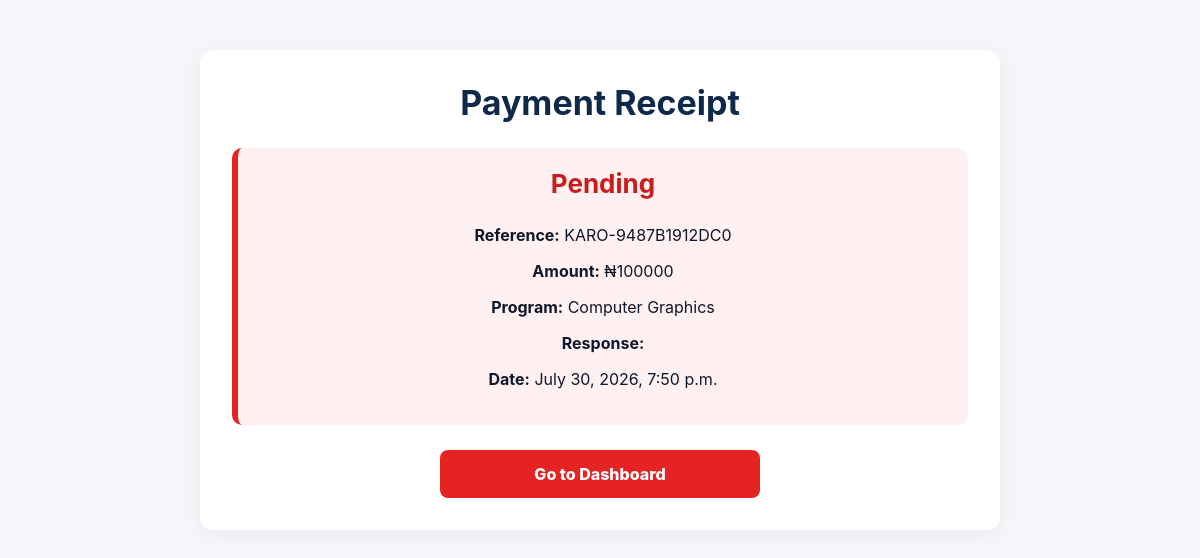
Screenshot of /payment/receipt/37/ (signed in) with the database file from the repository.
### myapp/models.py (models this page shows, shortened)
class Payment(models.Model):
    STATUS_CHOICES = [
        ("Pending", "Pending"),
        ("Success", "Success"),
        ("Failed", "Failed"),
    ]
    student = models.ForeignKey(User, on_delete=models.CASCADE)
    application = models.ForeignKey(TrainingApplication, on_delete=models.CASCADE)
    amount = models.PositiveIntegerField()
    reference = models.CharField(max_length=100, unique=True)
    status = models.CharField(
        max_length=20,
        choices=STATUS_CHOICES,
        default="Pending"
    )
    gateway_response = models.CharField(max_length=255, blank=True)
    paid_at = models.DateTimeField(blank=True, null=True)
    created_at = models.DateTimeField(auto_now_add=True)

class TrainingApplication(models.Model):
    student = models.ForeignKey(User, on_delete=models.SET_NULL, blank=True, null=True)
    CATEGORY_CHOICES = [
        ("Adult", "Adult"),
        ("Children", "Children"),
    ]
    PROGRAM_CHOICES = [
        ("ICT", "ICT"),
        ("Computer for Beginners", "Computer for Beginners"),
        ("Computer Graphics", "Computer Graphics"),
        ("Plumbing", "Plumbing"),
        ("Electrical Electronics", "Electrical Electronics"),
        ("Solar System Installation", "Solar System Installation"),
        ("Alamaco & Aluminium Works", "Alamaco & Aluminium Works"),
    ]
    DURATION_CHOICES = [
        ("3 months", "3 months"),
        ("6 months", "6 months"),
        ("1 year", "1 year"),
    ]
    STATUS_CHOICES = [
        ("Pending", "Pending"),
        ("Approved", "Approved"),
        ("Rejected", "Rejected"),
    ]
    surname = models.CharField(max_length=100)
    first_name = models.CharField(max_length=100)
    middle_name = models.CharField(max_length=100, blank=True)
    address = models.TextField()
    age = models.PositiveIntegerField()
    category = models.CharField(max_length=20, choices=CATEGORY_CHOICES)
    phone_number = models.CharField(max_length=20, blank=True)
    level_of_education = models.CharField(max_length=100)
    program = models.CharField(max_length=100, choices=PROGRAM_CHOICES)
    duration = models.CharField(max_length=20, choices=DURATION_CHOICES)
    start_date = models.DateField()
    end_date = models.DateField()
    guardian_name = models.CharField(max_length=100, blank=True)
    guardian_address = models.TextField(blank=True)
    guardian_phone_number = models.CharField(max_length=20, blank=True)
    student_passport = models.ImageField(upload_to="passports/students/")
    guardian_passport = models.ImageField(upload_to="passports/guardians/")
    status = models.CharField(max_length=20, choices=STATUS_CHOICES, default="Pending")
    application_date = models.DateTimeField(auto_now_add=True)
    admin_message = models.TextField(blank=True)
    admin_notes = models.TextField(blank=True)
    reviewed_at = models.DateTimeField(blank=True, null=True)

### myapp/views.py (the view)
# urls.py: path("payment/receipt/<int:payment_id>/", views.payment_receipt, name="payment_receipt"),
@login_required
def payment_receipt(request, payment_id):
    payment = get_object_or_404(
        Payment,
        id=payment_id,
        student=request.user
    )
    return render(request, "myapp/payment_receipt.html", {
        "payment": payment,
    })

### templates/myapp/payment_receipt.html (shortened to what this page needs)
{% load static %}
<!DOCTYPE html>
<html lang="en">
<head>
    <link rel="stylesheet" href="{% static 'css/home.css' %}?v=50">
</head>
<body class="form-page">
<main class="application-wrapper">
    <section class="application-card success-card">
        <h1>Payment Receipt</h1>
        <div class="status-box {% if payment.status == 'Success' %}approved{% else %}rejected{% endif %}">
            <h3>{{ payment.status }}</h3>
            <p><strong>Reference:</strong> {{ payment.reference }}</p>
            <p><strong>Amount:</strong> ₦{{ payment.amount }}</p>
            <p><strong>Program:</strong> {{ payment.application.program }}</p>
            <p><strong>Response:</strong> {{ payment.gateway_response }}</p>
            <p><strong>Date:</strong> {{ payment.paid_at|default:payment.created_at }}</p>
        </div>
        <div class="success-actions single-action">
            <a href="/student-dashboard/" class="submit-btn">Go to Dashboard</a>
        </div>
    </section>
</main>
</body>
</html>

### static/css/home.css (style rules this page uses)
body { margin: 0; font-family: Arial, sans-serif; background: #f5f7fb; color: #111827; }
.form-page { background: #f4f6f9; font-family: Inter, "Segoe UI", system-ui, Arial, sans-serif; }
.application-wrapper { padding: 50px 20px; }
.application-card { max-width: 800px; margin: 0 auto; background: #ffffff; padding: 32px; border-radius: 12px; box-shadow: 0 4px 20px rgba(0, 0, 0, 0.05); }
.application-card h1 { margin: 0; text-align: center; color: #0f294a; font-size: 34px; }
.cancel-btn, .submit-btn { min-height: 48px; border-radius: 8px; font-size: 16px; font-weight: 800; cursor: pointer; text-align: center; }
.submit-btn { color: #ffffff; background: #e52323; border: none; }
.success-card { text-align: center; }
.success-actions { display: grid; grid-template-columns: 1fr 1fr; gap: 14px; margin-top: 25px; }
.success-actions .submit-btn { display: flex; align-items: center; justify-content: center; text-decoration: none; }
.status-box { margin-top: 25px; padding: 20px; border-radius: 10px; border-left: 6px solid #667085; background: #f9fafb; }
.status-box h3 { margin-top: 0; font-size: 26px; }
.status-box.rejected { border-left-color: #e52323; background: #fff1f1; }
.status-box.rejected h3 { color: #c91d1d; }
.single-action { grid-template-columns: 1fr; max-width: 320px; margin-left: auto; margin-right: auto; }
body { margin: 0; font-family: "Inter", Arial, sans-serif; background: #f6f8fc; color: #0f172a; }
html { scroll-behavior: smooth; }
* { box-sizing: border-box; }

### rows the page displays
Payment: status "Pending", reference "KARO-9487B1912DC0", amount "100000", application.program "Computer Graphics", paid_at "July 30, 2026, 7:50 p.m."
